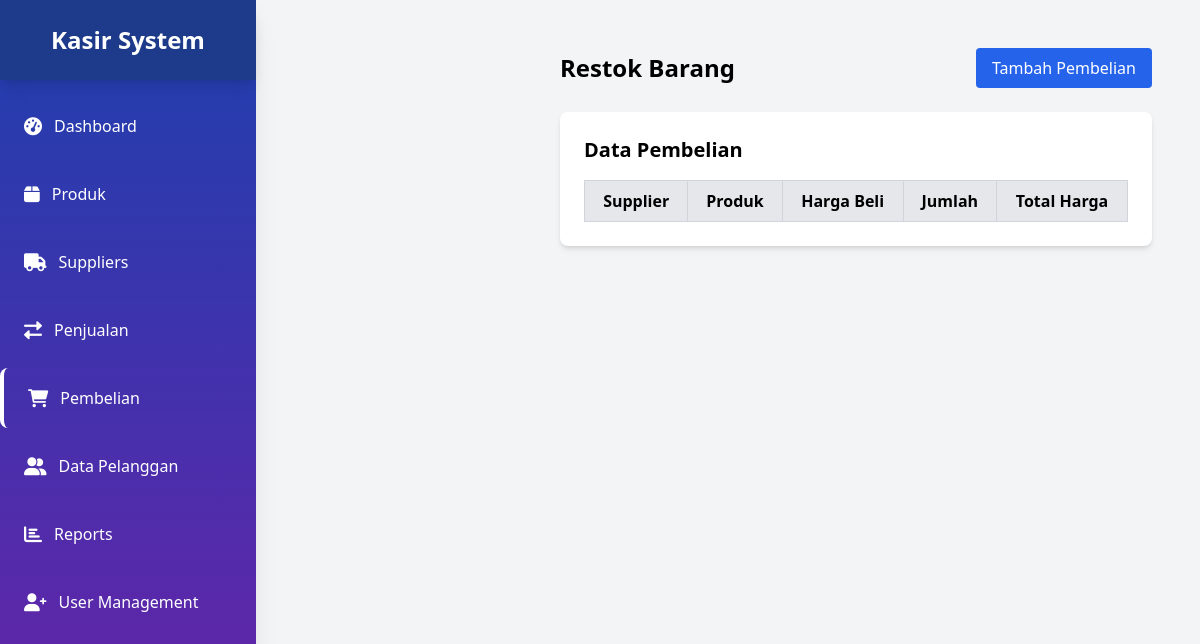
The page /public/pembelian.php (signed in) on the database as committed earlier.
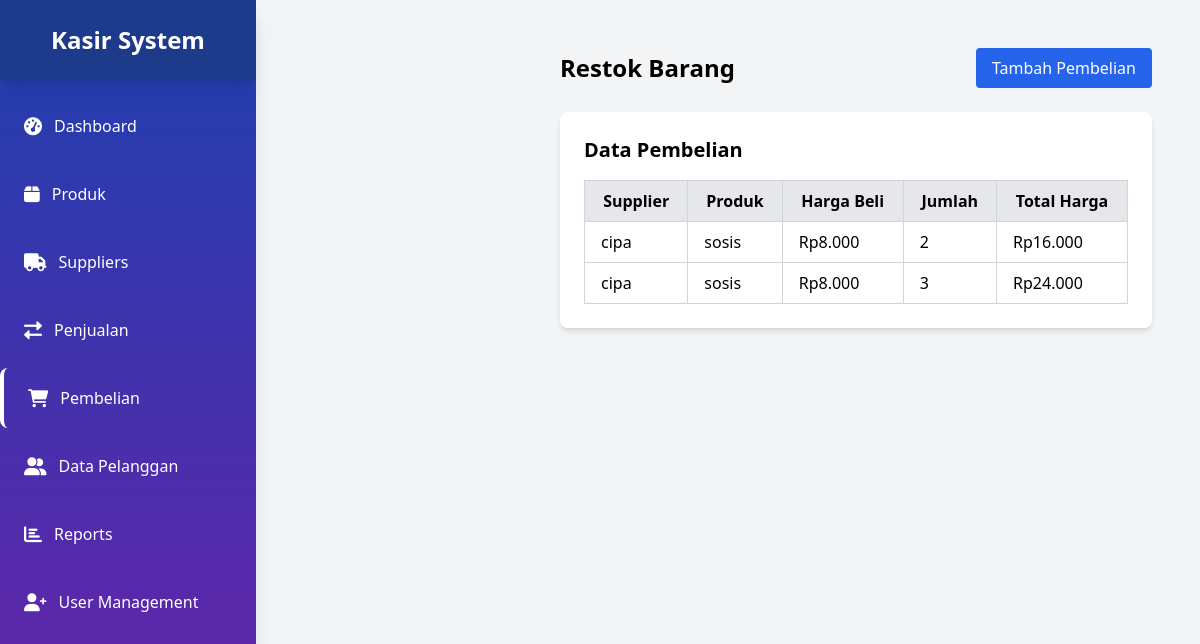
The same page on the database as committed later.
### tables this page shows
CREATE TABLE `pembelian` (
  `id_pembelian` int(11) NOT NULL,
  `id_supplier` int(11) NOT NULL,
  `id_produk` int(11) NOT NULL,
  `harga_beli` decimal(10,2) NOT NULL,
  `jumlah` int(11) NOT NULL,
  `id_user` int(11) NOT NULL,
  `total_harga` decimal(10,2) GENERATED ALWAYS AS (`harga_beli` * `jumlah`) STORED,
  `tanggal_pembelian` date NOT NULL DEFAULT curdate()
);

CREATE TABLE `supplier` (
  `id_supplier` int(11) NOT NULL,
  `nama_supplier` varchar(255) NOT NULL,
  `kontak` varchar(50) NOT NULL,
  `alamat` text NOT NULL
);

CREATE TABLE `produk` (
  `id_produk` int(11) NOT NULL,
  `nama_produk` varchar(255) DEFAULT NULL,
  `id_kategori` int(11) DEFAULT NULL,
  `id_supplier` int(11) NOT NULL,
  `harga` decimal(10,2) NOT NULL,
  `stok` int(11) DEFAULT 0
);

### public/pembelian.php (the view, shortened to what this page needs)
<?php
require_once __DIR__ . '/../app/koneksi.php';
$pdo = $db;
$user_role = $_SESSION['role'] ?? '';
$current_page = basename($_SERVER['PHP_SELF']);
$pembelian = $pdo->query("SELECT p.id_pembelian, s.nama_supplier, pr.nama_produk, p.harga_beli, p.jumlah, p.total_harga
                          FROM pembelian p
                          JOIN supplier s ON p.id_supplier = s.id_supplier
                          JOIN produk pr ON p.id_produk = pr.id_produk")->fetchAll(PDO::FETCH_ASSOC);
?>
<!DOCTYPE html>
<html lang="id">
<head>
    <script src="https://cdn.tailwindcss.com"></script>
    <link href="https://cdnjs.cloudflare.com/ajax/libs/font-awesome/6.0.0/css/all.min.css" rel="stylesheet">
</head>
<body class="bg-gray-100 flex">
    <div class="w-64 h-screen bg-gradient-to-b from-blue-800 to-purple-800 shadow-xl fixed">
        <div class="flex items-center justify-center h-20 bg-blue-900 shadow-lg">
            <h1 class="text-white text-2xl font-bold">Kasir System</h1>
        </div>
        <nav class="mt-4 space-y-2">
            <a href="dashboard.php" class="flex items-center text-white py-4 px-6 hover:bg-white hover:bg-opacity-20 transition rounded-lg ">
                <i class="fas fa-tachometer-alt text-lg mr-3"></i> Dashboard
            </a>
            <a href="products.php" class="flex items-center text-white py-4 px-6 hover:bg-white hover:bg-opacity-20 transition rounded-lg">
                <i class="fas fa-box text-lg mr-3"></i> Produk
            </a>
            <a href="suppliers.php" class="flex items-center text-white py-4 px-6 hover:bg-white hover:bg-opacity-20 transition rounded-lg">
                <i class="fas fa-truck text-lg mr-3"></i> Suppliers
            </a>
            <a href="transaksi.php" class="flex items-center text-white py-4 px-6 hover:bg-white hover:bg-opacity-20 transition rounded-lg">
                <i class="fas fa-exchange-alt text-lg mr-3"></i> Penjualan
            </a>
            <a href="pembelian.php" class="flex items-center text-white py-4 px-6 hover:bg-white hover:bg-opacity-20 transition rounded-lg  <?php echo ($current_page == 'pembelian.php') ? 'border-l-4 border-white' : ''; ?>">
                <i class="fas fa-shopping-cart text-lg mr-3"></i> Pembelian
            </a>
            <a href="pelanggan.php" class="flex items-center text-white py-4 px-6 hover:bg-white hover:bg-opacity-20 transition rounded-lg">
                <i class="fas fa-user-friends text-lg mr-3"></i> Data Pelanggan
            </a>
            <a href="reports.php" class="flex items-center text-white py-4 px-6 hover:bg-white hover:bg-opacity-20 transition rounded-lg">
                <i class="fas fa-chart-bar text-lg mr-3"></i> Reports
            </a>
            <?php if ($user_role === 'admin') : ?>
                <a href="register2.php" class="flex items-center text-white py-4 px-6 hover:bg-white hover:bg-opacity-20 transition rounded-lg">
                    <i class="fas fa-user-plus text-lg mr-3"></i> User Management
                </a>
            <?php endif; ?>
        </nav>
    </div>
</body>
    <div class="ml-64 flex-1 p-6">
    <div class="ml-64 flex-1 p-6">
        <div class="flex justify-between items-center mb-6">
            <h1 class="text-2xl font-bold">Restok Barang</h1>
            <button onclick="document.getElementById('formPembelian').classList.toggle('hidden')" class="bg-blue-600 text-white px-4 py-2 rounded">Tambah Pembelian</button>
        </div>
        <div class="bg-white p-6 shadow-md rounded-lg mt-6">
            <h2 class="text-xl font-bold mb-4">Data Pembelian</h2>
            <table class="w-full border-collapse border border-gray-300">
                <thead>
                    <tr class="bg-gray-200">
                        <th class="border border-gray-300 px-4 py-2">Supplier</th>
                        <th class="border border-gray-300 px-4 py-2">Produk</th>
                        <th class="border border-gray-300 px-4 py-2">Harga Beli</th>
                        <th class="border border-gray-300 px-4 py-2">Jumlah</th>
                        <th class="border border-gray-300 px-4 py-2">Total Harga</th>
                    </tr>
                </thead>
                <tbody>
                    <?php foreach ($pembelian as $item) : ?>
                        <tr>
                            <td class="border border-gray-300 px-4 py-2"><?= $item['nama_supplier'] ?></td>
                            <td class="border border-gray-300 px-4 py-2"><?= $item['nama_produk'] ?></td>
                            <td class="border border-gray-300 px-4 py-2">Rp<?= number_format($item['harga_beli'], 0, ',', '.') ?></td>
                            <td class="border border-gray-300 px-4 py-2"><?= $item['jumlah'] ?></td>
                            <td class="border border-gray-300 px-4 py-2">Rp<?= number_format($item['total_harga'], 0, ',', '.') ?></td>
                        </tr>
                    <?php endforeach; ?>
                </tbody>
            </table>
        </div>
    </div>
</body>
</html>

Rows that differ between the two databases and show on the page:
added pembelian: id_supplier.nama_supplier "cipa", id_produk.nama_produk "sosis", harga_beli "8.000", jumlah "2", total_harga "16.000"
added pembelian: id_supplier.nama_supplier "cipa", id_produk.nama_produk "sosis", harga_beli "8.000", jumlah "3", total_harga "24.000"
